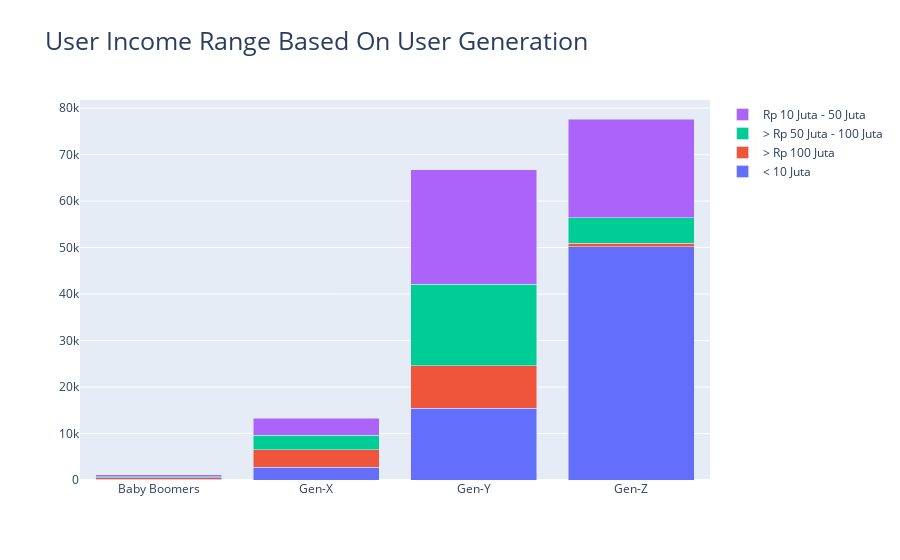

Notebook source saved alongside this figure:
### Markdown cell above
#### What income range do most of our users have based on their generation?

### Code cell
user_generation_x_income_range = pd.crosstab(daily_user_transaction['user_generation'], daily_user_transaction['user_income_range'])

data = []

for x in user_generation_x_income_range.columns:
   data.append(go.Bar(name=str(x), x=user_generation_x_income_range.index, y=user_generation_x_income_range[x]))

fig = go.Figure(data)
fig.update_layout(barmode = 'stack',
                  showlegend=True,
                  title="User Income Range Based On User Generation",
                  title_font=dict(size=25)
)

fig.show()

### Figure 1 — Plotly figure (JSON) as saved in the notebook; plotly's stock layout.template omitted (floating-point values rounded to 4 significant figures)
{"data": [{"name": "< 10 Juta", "type": "bar", "x": ["Baby Boomers", "Gen-X", "Gen-Y", "Gen-Z"], "y": [166, 2759, 15402, 50173]}, {"name": "> Rp 100 Juta", "type": "bar", "x": ["Baby Boomers", "Gen-X", "Gen-Y", "Gen-Z"], "y": [324, 3734, 9131, 784]}, {"name": "> Rp 50 Juta - 100 Juta", "type": "bar", "x": ["Baby Boomers", "Gen-X", "Gen-Y", "Gen-Z"], "y": [250, 3158, 17626, 5455]}, {"name": "Rp 10 Juta - 50 Juta", "type": "bar", "x": ["Baby Boomers", "Gen-X", "Gen-Y", "Gen-Z"], "y": [409, 3592, 24605, 21243]}], "layout": {"barmode": "stack", "showlegend": true, "title": {"font": {"size": 25}, "text": "User Income Range Based On User Generation"}}}
